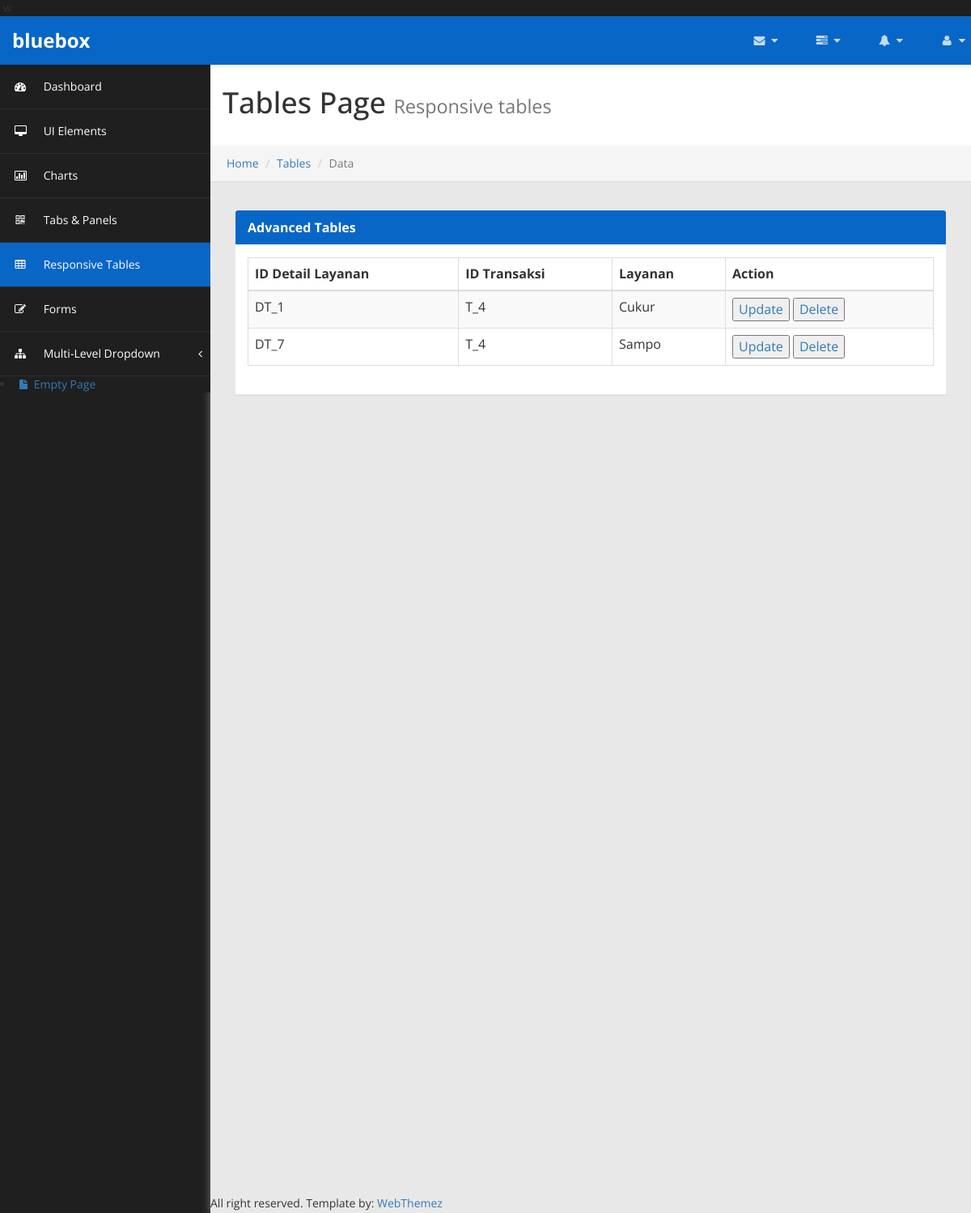
Page /detail_layanan/4 on the committed database.
### app/models.py (models this page shows, shortened)
class detail_layanan (models.Model):
  id_detail_layanan = models.AutoField(primary_key=True)
  id_transaksi=models.ForeignKey(transaksi, on_delete=models.CASCADE)
  id_layanan=models.ForeignKey(layanan, on_delete=models.CASCADE)

class transaksi (models.Model):
  id_transaksi=models.AutoField(primary_key=True)
  id_pelayan=models.ForeignKey(pelayan, on_delete=models.CASCADE)
  nama_pelanggan=models.CharField(max_length=50)
  tanggal=models.DateField()
  def __str__(self):
    return str (self.id_transaksi)

class layanan(models.Model):
  id_layanan=models.AutoField(primary_key=True)
  nama_layanan=models.CharField(max_length=50)
  harga = models.IntegerField()
  def __str__(self):
    return str (self.nama_layanan)

### app/views.py (the view)
# urls.py: path('detail_layanan/<str:id>', views.detail_layanan, name='detail_layanan'),
def detail_layanan (request,id):
  detail_layanan_obj = models.detail_layanan.objects.filter(id_transaksi = id)
  return render(request,'detaillayanan.html',{
        'detail_layanan':detail_layanan_obj
    })

### app/templates/detaillayanan.html (shortened to what this page needs)
﻿{% load static %}
w<!DOCTYPE html>
<html xmlns="http://www.w3.org/1999/xhtml">
<head>
    <link href="{% static 'assets/css/bootstrap.css'%}" rel="stylesheet" />
    <link href="{% static 'assets/css/font-awesome.css'%}" rel="stylesheet" />
    <link href="{% static 'assets/css/custom-styles.css'%}" rel="stylesheet" />
    <link href="{% static 'assets/js/dataTables/dataTables.bootstrap.css'%}" rel="stylesheet" />
</head>
<body>
    <div id="wrapper">
        <nav class="navbar navbar-default top-navbar" role="navigation">
            <div class="navbar-header">
                <a class="navbar-brand" href="index.html"><strong>bluebox</strong></a>
            </div>
            <ul class="nav navbar-top-links navbar-right">
                <li class="dropdown">
                    <a class="dropdown-toggle" data-toggle="dropdown" href="#" aria-expanded="false">
                        <i class="fa fa-envelope fa-fw"></i> <i class="fa fa-caret-down"></i>
                    </a>
                </li>
                <li class="dropdown">
                    <a class="dropdown-toggle" data-toggle="dropdown" href="#" aria-expanded="false">
                        <i class="fa fa-tasks fa-fw"></i> <i class="fa fa-caret-down"></i>
                    </a>
                </li>
                <li class="dropdown">
                    <a class="dropdown-toggle" data-toggle="dropdown" href="#" aria-expanded="false">
                        <i class="fa fa-bell fa-fw"></i> <i class="fa fa-caret-down"></i>
                    </a>
                </li>
                <li class="dropdown">
                    <a class="dropdown-toggle" data-toggle="dropdown" href="#" aria-expanded="false">
                        <i class="fa fa-user fa-fw"></i> <i class="fa fa-caret-down"></i>
                    </a>
                </li>
            </ul>
        </nav>
        <nav class="navbar-default navbar-side" role="navigation">
            <div class="sidebar-collapse">
                <ul class="nav" id="main-menu">
                    <li>
                        <a href="index.html"><i class="fa fa-dashboard"></i> Dashboard</a>
                    </li>
                    <li>
                        <a href="ui-elements.html"><i class="fa fa-desktop"></i> UI Elements</a>
                    </li>
					<li>
                        <a href="chart.html"><i class="fa fa-bar-chart-o"></i> Charts</a>
                    </li>
                    <li>
                        <a href="tab-panel.html"><i class="fa fa-qrcode"></i> Tabs & Panels</a>
                    </li>
                    <li>
                        <a href="table.html" class="active-menu"><i class="fa fa-table"></i> Responsive Tables</a>
                    </li>
                    <li>
                        <a href="form.html"><i class="fa fa-edit"></i> Forms </a>
                    </li>
                    <li>
                        <a href="#"><i class="fa fa-sitemap"></i> Multi-Level Dropdown<span class="fa arrow"></span></a>
                            </li>
                        </ul>
                    <li>
                        <a href="empty.html"><i class="fa fa-fw fa-file"></i> Empty Page</a>
                    </li>
            </div>
        </nav>
        <div id="page-wrapper" >
		  <div class="header">
                        <h1 class="page-header">
                            Tables Page <small>Responsive tables</small>
                        </h1>
						<ol class="breadcrumb">
					  <li><a href="#">Home</a></li>
					  <li><a href="#">Tables</a></li>
					  <li class="active">Data</li>
					</ol>
		</div>
            <div id="page-inner">
            <div class="row">
                <div class="col-md-12">
                    <div class="panel panel-default">
                        <div class="panel-heading">
                             Advanced Tables
                        </div>
                        <div class="panel-body">
                            <div class="table-responsive">
                                <table class="table table-striped table-bordered table-hover" id="dataTables-example">
                                    <thead>
                                        <tr>
                                            <th>ID Detail Layanan</th>
                                            <th>ID Transaksi</th>
                                            <th>Layanan</th>
                                            <th>Action</th>
                                        </tr>
                                    </thead>
                                    <tbody>
                                        {% for item in detail_layanan %}
                                        <tr>
                                            <td>DT_{{item.id_detail_layanan}}</td>
                                            <td>T_{{item.id_transaksi}}</td>
                                            <td>{{item.id_layanan}}</td>
                                            <td>
                                                <a href="{% url 'update_detail_layanan' item.id_detail_layanan %}"><button>Update</button></a>
                                                <a href="{% url 'delete_detail_layanan' item.id_detail_layanan %}"><button>Delete</button></a>
                                            </td>
                                        </tr>
                                        {% endfor %}
                                </table>
                            </div>
                        </div>
                    </div>
                </div>
            </div>
        </div>
               <footer><p>All right reserved. Template by: <a href="http://webthemez.com">WebThemez</a></p></footer>
    </div>
            </div>
</body>
</html>

### static/assets/css/custom-styles.css (style rules this page uses)
body { font-family: 'Open Sans', sans-serif; background: #1F1F1F; }
#wrapper { width: 100%; }
#page-wrapper { padding: 15px 15px; min-height: 600px; background: #E8E8E8; }
#page-inner { width:100%; margin:10px 20px 10px 0px; background-color:transparent; padding: 15px 30px; min-height:1200px; }
h1, .h1, h2, .h2, h3, .h3 { margin-top: 7px; margin-bottom: -5px; }
p { font-size:16px; line-height:25px; padding-top:20px; }
.navbar-side { z-index: 0; }
.panel { border-radius:0px; }
.navbar-side .nav > li > a > i { color: #FFFFFF; padding: 8px; width: 30px; text-align: center; }
.top-navbar { position: fixed; width: 100%; z-index: 300; -webkit-box-shadow: 0 3px 3px rgba(0, 0, 0, 0.05); -moz-box-shadow: 0 3px 3px rgba(0, 0, 0, 0.05); box-shadow: 0 3px 3px rgba(0, 0, 0, 0.05); }
.navbar-side { z-index: 1; position: fixed; width: 260px; top: 80px; }
#page-wrapper { position: relative; top: 55px; box-shadow: 0 0 10px #757575; -moz-box-shadow: 0 0 10px #757575; -webkit-box-shadow: 0 0 10px #757575; }
.breadcrumb { padding: 12px 10px 12px 20px; margin-bottom: 20px; list-style: none; border-radius: 0; -webkit-box-shadow: 0 1px 1px rgba(0,0,0,.05); box-shadow: 0 1px 1px rgba(0,0,0,.05); }
.page-header { padding-bottom: 9px; margin: 0; border-bottom: 1px solid transparent; text-align: left;background-color: #fff;padding: 32px 22px 32px 15px; }
.panel-default { border-color: #ECECEC; }
.panel-default > .panel-heading { color: #FFF; border-color: #FFF; font-weight:bold; background: #0866C6; font-size: 16px; text-shadow: none; }
.panel-heading { border-bottom: 1px solid transparent; border-top-left-radius: 3px; border-top-right-radius: 3px; }
footer p { font-size: 14px; }
.top-navbar { margin:0px; }
.top-navbar .navbar-brand { color: #fff; width: 260px; text-align: left; height: 60px; font-size: 24px; font-weight: 700; line-height: 30px; background: #0866c6; }
.top-navbar .nav > li { position: relative; display: inline-block; margin: 0px; padding: 0px; }
.top-navbar .nav > li > a { position: relative; display: block; padding: 20px; color: #FFFFFF; margin: 0px; }
.active-menu { background-color: #0866C6 !important; color: #fff !important; }
.active-menu i { color: #fff !important; }
.arrow { float: right; margin-top: 8px; }
.fa.arrow:before { content: "\f104"; }
.sidebar-collapse , .sidebar-collapse .nav { background:none; }
.sidebar-collapse .nav { padding:0; }
.sidebar-collapse .nav > li > a { color: #FFFFFF; background:transparent; text-shadow:none; }
.sidebar-collapse > .nav > li > a { padding: 12px 10px; }
.sidebar-collapse > .nav > li { border-bottom: 1px solid rgba(107, 108, 109, 0.19); }
.navbar-side { border:none; background: #1F1F1F; }
.top-navbar { background: #0866c6; border-bottom:none; }
.top-navbar .nav > li > a > i { margin-right: 2px; }
.navbar-default { border:0px solid black; }
.navbar-header { background: transparent; }
.nav > li > a > i { margin-right:10px; color: rgba(255, 255, 255, 0.76); }
@media (min-width:768px) { #page-wrapper { margin: 0 0 0 260px; padding: 0; min-height: 1200px; } }
@media (min-width:768px) { .navbar-side { width: 260px; z-index: 1; } }
@media (min-width:768px) { .navbar { border-radius: 0px; } }

### rows in the picture
detail_layanan: id_detail_layanan "1", id_transaksi "4", id_layanan "Cukur"
detail_layanan: id_detail_layanan "7", id_transaksi "4", id_layanan "Sampo"
